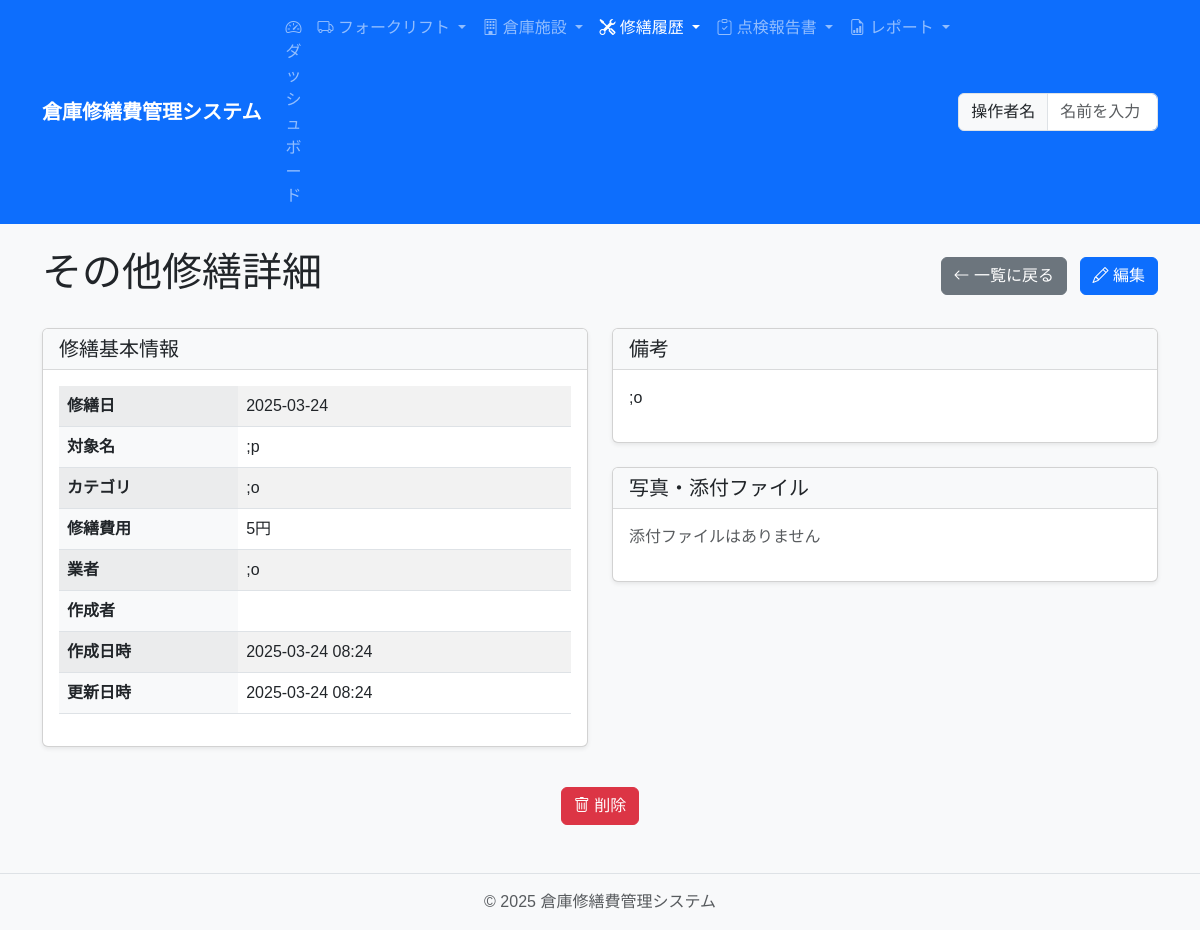
Page /repair/other/1 on the committed database.
### app/models/other_repair.py (models this page shows, shortened)
class OtherRepair(db.Model):
    __tablename__ = 'other_repairs'
    id = db.Column(db.Integer, primary_key=True)
    repair_date = db.Column(db.Date, nullable=False, index=True)
    target_name = db.Column(db.String(100), nullable=False)
    category = db.Column(db.String(50), nullable=False)
    repair_cost = db.Column(db.Integer, nullable=False)
    contractor = db.Column(db.String(100), nullable=False)
    notes = db.Column(db.Text)
    photo_path = db.Column(db.String(255))
    quotation_path = db.Column(db.String(255))
    operator = db.Column(db.String(100), nullable=False)
    version = db.Column(db.Integer, nullable=False, default=1)
    created_at = db.Column(db.DateTime, default=datetime.utcnow)
    updated_at = db.Column(db.DateTime, default=datetime.utcnow, onupdate=datetime.utcnow)

### app/routes/repair.py (the view)
@repair_bp.route('/other/<int:id>')
def view_other_repair(id):
    repair = OtherRepair.query.get_or_404(id)
    return render_template('repair/view_other.html', repair=repair)

### app/templates/repair/view_other.html (shortened to what this page needs)
{% extends "base.html" %}
{% block content %}
<div class="d-flex justify-content-between align-items-center mb-4">
    <h1>その他修繕詳細</h1>
    <div>
        <a href="{{ url_for('repair.index') }}" class="btn btn-secondary me-2">
            <i class="bi bi-arrow-left"></i> 一覧に戻る
        </a>
        <a href="{{ url_for('repair.edit_other_repair', id=repair.id) }}" class="btn btn-primary">
            <i class="bi bi-pencil"></i> 編集
        </a>
    </div>
</div>
<div class="row">
    <div class="col-md-6">
        <div class="card mb-4">
            <div class="card-header">
                <h5 class="card-title mb-0">修繕基本情報</h5>
            </div>
            <div class="card-body">
                <table class="table table-striped">
                    <tbody>
                        <tr>
                            <th style="width: 35%">修繕日</th>
                            <td>{{ repair.repair_date.strftime('%Y-%m-%d') }}</td>
                        </tr>
                        <tr>
                            <th>対象名</th>
                            <td>{{ repair.target_name }}</td>
                        </tr>
                        <tr>
                            <th>カテゴリ</th>
                            <td>{{ repair.category }}</td>
                        </tr>
                        <tr>
                            <th>修繕費用</th>
                            <td>{{ "{:,}".format(repair.repair_cost) }}円</td>
                        </tr>
                        <tr>
                            <th>業者</th>
                            <td>{{ repair.contractor }}</td>
                        </tr>
                        <tr>
                            <th>作成者</th>
                            <td>{{ repair.operator }}</td>
                        </tr>
                        <tr>
                            <th>作成日時</th>
                            <td>{{ repair.created_at.strftime('%Y-%m-%d %H:%M') }}</td>
                        </tr>
                        <tr>
                            <th>更新日時</th>
                            <td>{{ repair.updated_at.strftime('%Y-%m-%d %H:%M') }}</td>
                        </tr>
                    </tbody>
                </table>
            </div>
        </div>
    </div>
    <div class="col-md-6">
        <div class="card mb-4">
            <div class="card-header">
                <h5 class="card-title mb-0">備考</h5>
            </div>
            <div class="card-body">
                {% if repair.notes %}
                <p>{{ repair.notes|replace('\n', '<br>')|safe }}</p>
                {% else %}
                <p class="text-muted">備考はありません</p>
                {% endif %}
            </div>
        </div>
        <div class="card mb-4">
            <div class="card-header">
                <h5 class="card-title mb-0">写真・添付ファイル</h5>
            </div>
            <div class="card-body">
                <div class="row">
                    {% if not repair.photo_path and not repair.quotation_path %}
                    <div class="col-12">
                        <p class="text-muted">添付ファイルはありません</p>
                    </div>
                    {% endif %}
                </div>
            </div>
        </div>
    </div>
</div>
<div class="text-center mt-3">
    <button type="button" class="btn btn-danger" data-bs-toggle="modal" data-bs-target="#deleteOtherModal">
        <i class="bi bi-trash"></i> 削除
    </button>
</div>
{% endblock %}

### app/static/css/style.css (style rules this page uses)
body { font-family: "MS Gothic", "Yu Gothic", sans-serif; background-color: #f8f9fa; }
.card { box-shadow: 0 0.125rem 0.25rem rgba(0, 0, 0, 0.075); margin-bottom: 1.5rem; }
.card-header { background-color: #f8f9fa; border-bottom: 1px solid rgba(0, 0, 0, 0.125); }
.table th { background-color: #f8f9fa; }

### rows in the picture
OtherRepair: repair_date "2025-03-24", target_name ";p", category ";o", repair_cost "5", contractor ";o", created_at "2025-03-24 08:24", updated_at "2025-03-24 08:24", notes ";o"
